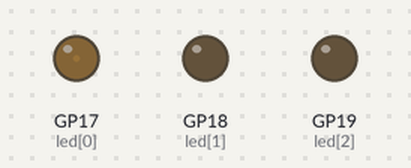
Recording of a program running on a simulated Raspberry Pi Pico running MicroPython. On the bench: output pins drawn as LEDs (lit = HIGH).

Above: at 0.05 s.
At 1.05 s:
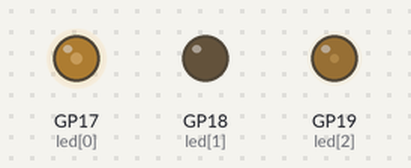
At 2.05 s:
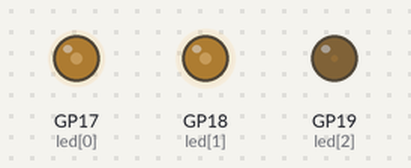
At 3.05 s:
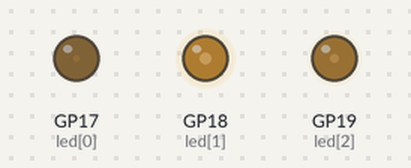
At 4.05 s:
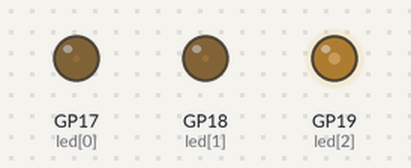
Timing chart, 0 to 5.3 s (numbered marks = the images above):
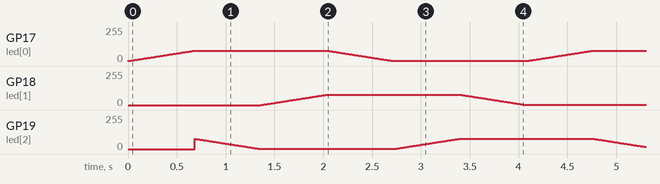

The program:

rgb_gradient.py
```python
from machine import Pin, PWM # importe dans le code la lib qui permet de gerer les Pin de sortie et de modulation du signal
import time # importe dans le code la lib qui permet de gerer le temps

led = [PWM(Pin(17,mode=Pin.OUT)), PWM(Pin(18,mode=Pin.OUT)), PWM(Pin(19,mode=Pin.OUT))] # select gp pins

# pin 17 = red
# pin 18 = green
# pin 19 = blue
# [red, green, blue]

sleepy = 0
n = 20000

for i in led:
    i.duty_u16(0) # turn off all colors
    i.freq(1_000) # set default frequency for all colors

def gradient(color, go):
    """
    r, g and b required values are between 0 and 255
    """
    if go == 1:
        for i in range(n):
            led[color].duty_u16(i)
            time.sleep_ms(sleepy)

    elif go == 0:
        for i in range(n):
            led[color].duty_u16(n - i)
            time.sleep_ms(sleepy)

while True:
    gradient(0, 1)
    gradient(2, 0)
    gradient(1, 1)
    gradient(0, 0)
    gradient(2, 1)
    gradient(1, 0)
```
